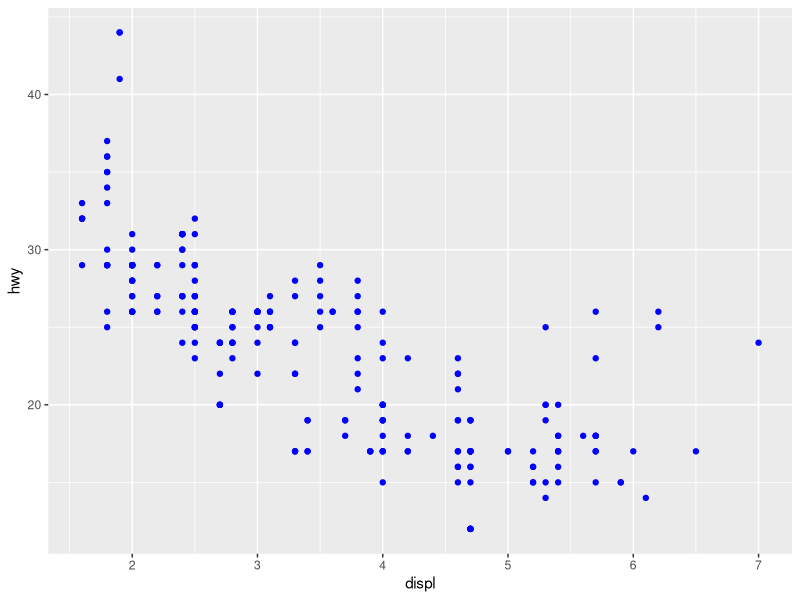
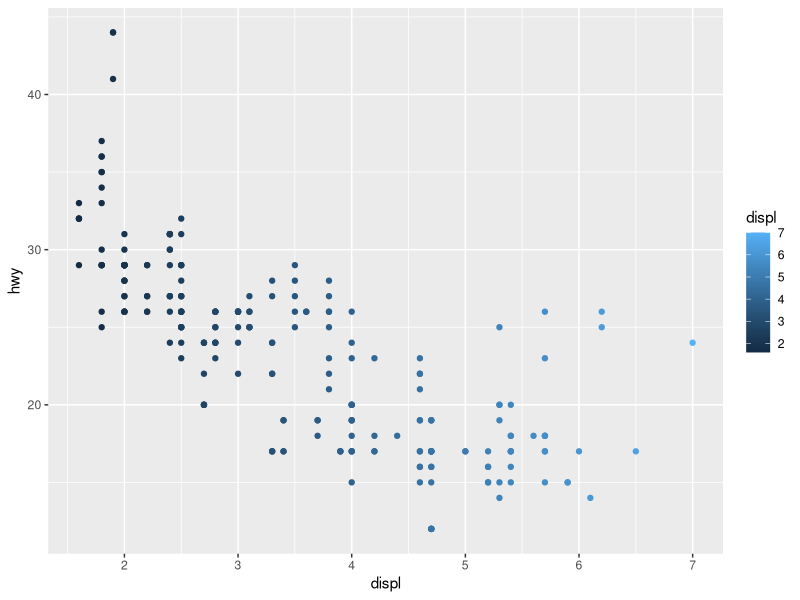
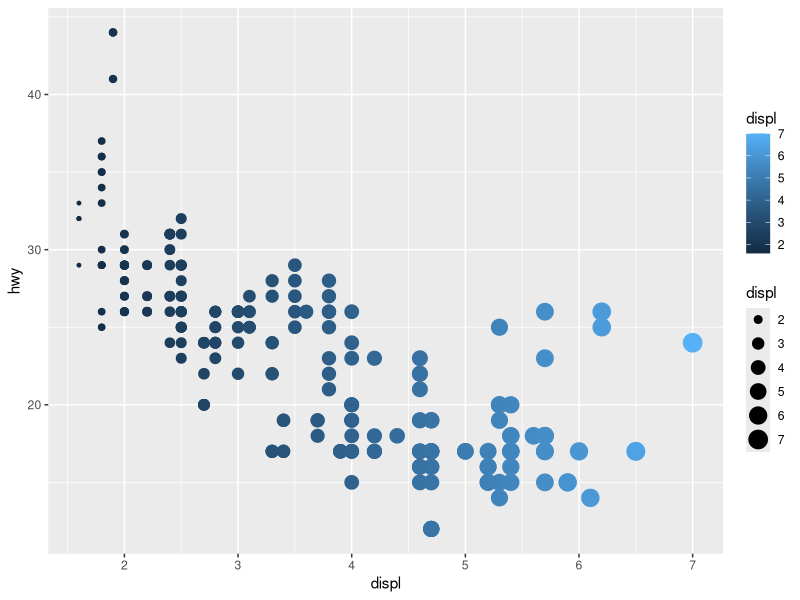
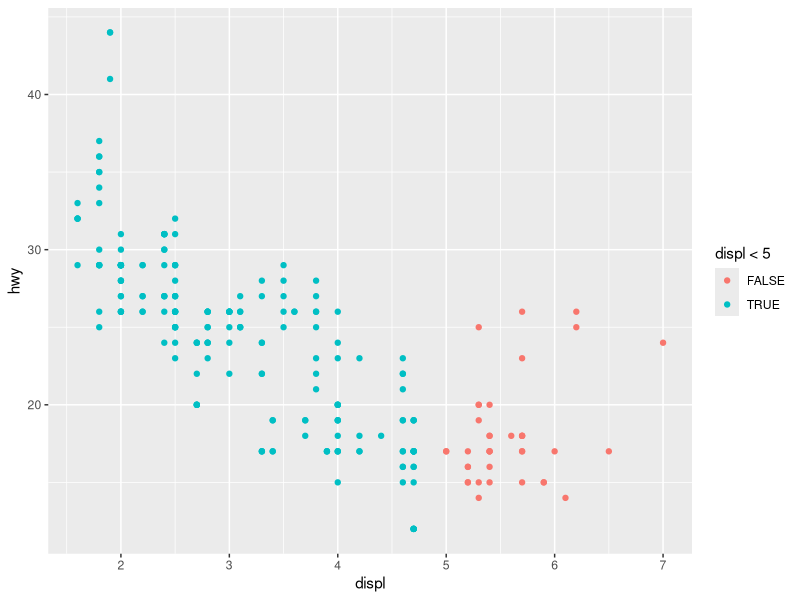
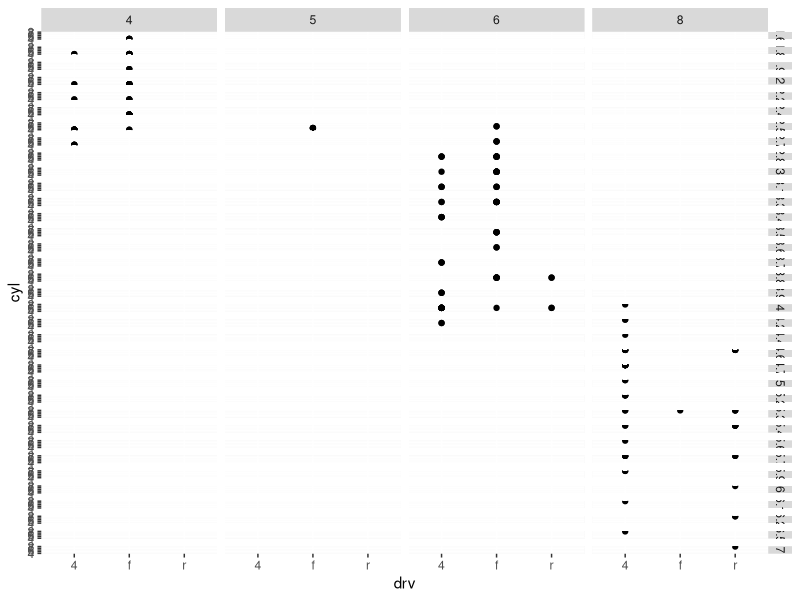
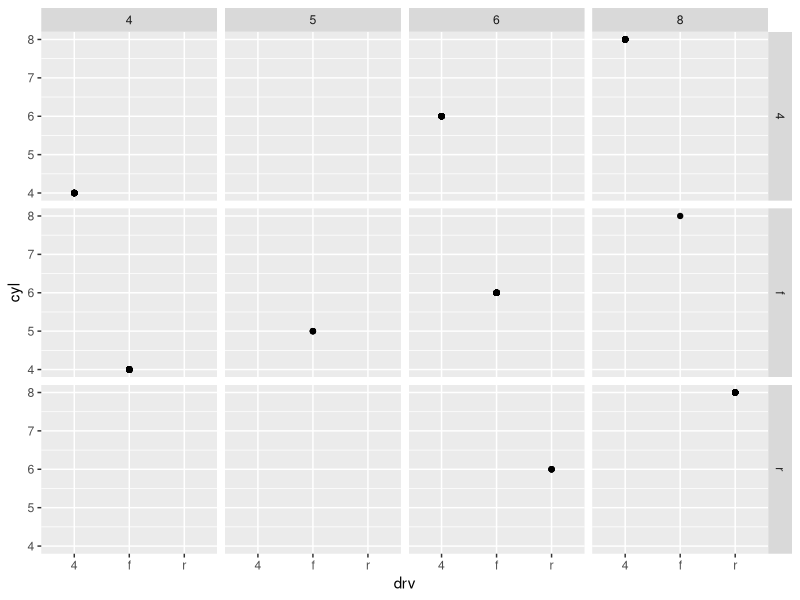
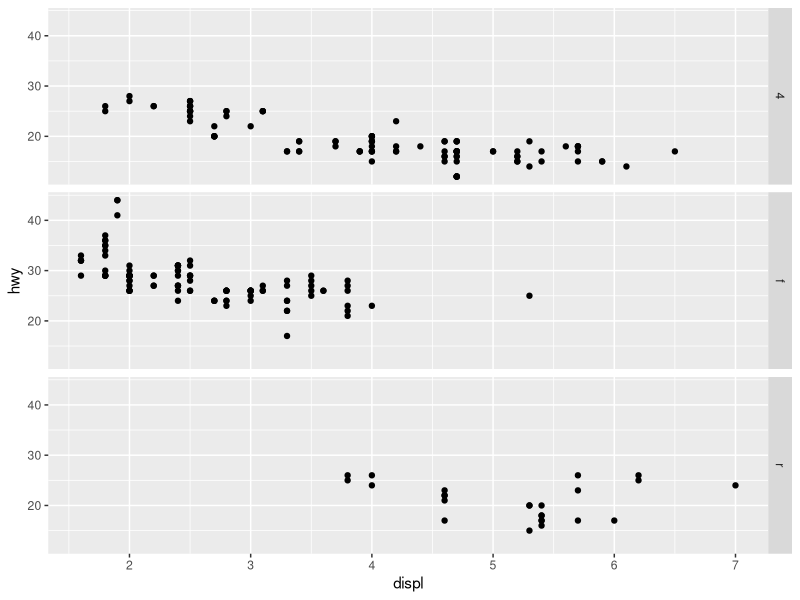
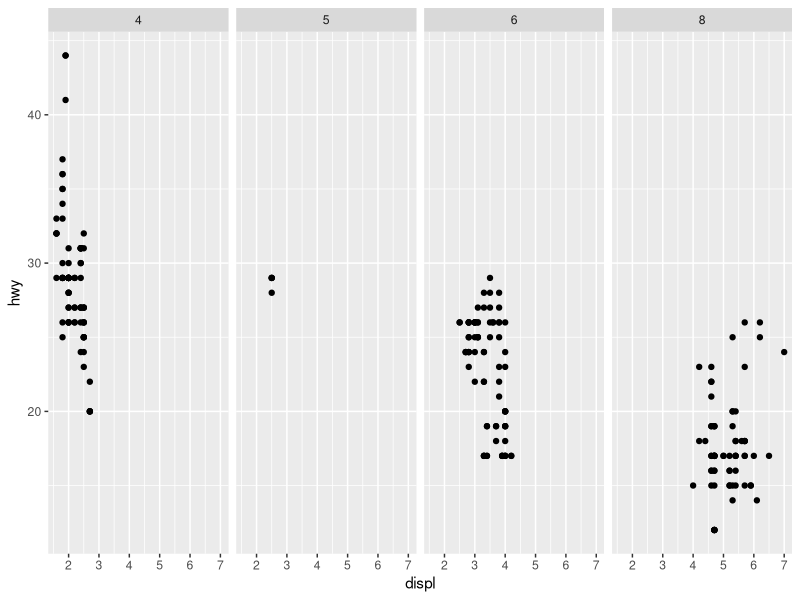

Source code (R) for these figures, in order:
## ---- chunk 1
knitr::opts_chunk$set(echo = TRUE)
## ---- chunk 2
library(ggplot2)
## ---- chunk 3
ggplot(data = mpg) +
  geom_point(
    mapping = aes(x = displ, y = hwy), color = "blue"
  )
## ---- chunk 4
head(mpg)
## ---- chunk 5
ggplot(data = mpg) +
  geom_point(
    mapping = aes(x = displ, y = hwy, color = displ)
  )
## ---- chunk 6
ggplot(data = mpg) +
  geom_point(
    mapping = aes(x = displ, y = hwy, color = displ, size = displ)
  )
## ---- chunk 7
?geom_point
vignette("ggplot2-specs")
## ---- chunk 8
ggplot(data = mpg) +
  geom_point(
    mapping = aes(x = displ, y = hwy, color = displ < 5)
  )
## ---- chunk 9
ggplot(data = mpg) +
  geom_point(mapping = aes(x = drv, y = cyl)) +
  facet_grid(displ ~ cyl)
## ---- chunk 10
ggplot(data = mpg) +
  geom_point(mapping = aes(x = drv, y = cyl)) +
  facet_grid(drv ~ cyl)
## ---- chunk 11
ggplot(data = mpg) +
  geom_point(mapping = aes(x = displ, y = hwy)) +
  facet_grid(drv ~ .)
## ---- chunk 12
ggplot(data = mpg) +
  geom_point(mapping = aes(x = displ, y = hwy)) +
  facet_grid(. ~ cyl)
## ---- chunk 13
ggplot(data = mpg) +
  geom_point(mapping = aes(x = displ, y = hwy)) +
  facet_wrap(~ class, nrow = 2)
## ---- chunk 14
ggplot(data = mpg,
       mapping = aes(x = displ, y = hwy, color = drv)
       ) +
  geom_point() +
  geom_smooth(se = FALSE)
## ---- chunk 15
ggplot(data = mpg, mapping = aes(x = displ, y = hwy)) + 
  geom_point() + 
  geom_smooth()
## ---- chunk 16
ggplot() + 
  geom_point(data = mpg, mapping = aes(x = displ, y = hwy)) + 
  geom_smooth(data = mpg, mapping = aes(x = displ, y = hwy))
## ---- chunk 17
ggplot(data = mpg, mapping = aes(x = displ, y = hwy)) + 
  geom_point() + 
  geom_smooth(se = FALSE)
## ---- chunk 18
ggplot(data = mpg, mapping = aes(x = displ, y = hwy)) + 
  geom_point() + 
  geom_smooth(mapping = aes(group = drv), se = FALSE)
## ---- chunk 19
ggplot(data = mpg, mapping = aes(x = displ, y = hwy)) + 
  geom_point(mapping = aes(color = drv)) + 
  geom_smooth(se = FALSE)
## ---- chunk 20
ggplot(data = mpg, mapping = aes(x = displ, y = hwy)) + 
  geom_point(mapping = aes(color = drv)) + 
  geom_smooth(mapping = aes(linetype = drv), se = FALSE)
## ---- chunk 21
ggplot(data = mpg, mapping = aes(x = displ, y = hwy)) + 
  geom_point(mapping = aes(color = drv))
## ---- chunk 22
ggplot(data = diamonds) + 
  stat_summary(mapping = aes(x = cut, y = depth),
               fun.ymin = min,
               fun.ymax = max,
               fun.y = median)
## ---- chunk 23
ggplot(data = diamonds) + 
  geom_pointrange(mapping = aes(x = cut, y = depth),
                  stat = "summary",
                  fun.ymin = min,
                  fun.ymax = max,
                  fun.y = median)
## ---- chunk 24
ggplot(data = mpg, mapping = aes(x = cty, y = hwy)) + 
  geom_point(position = "jitter")
## ---- chunk 25
ggplot(data = mpg, aes(x = displ, y = hwy, color = drv)) +
  geom_boxplot()
## ---- chunk 26
ggplot(data = diamonds) +
  geom_bar(mapping = aes(x = factor(1), fill = clarity))
## ---- chunk 27
ggplot(data = diamonds) +
  geom_bar(mapping = aes(x = factor(1), fill = clarity)) +
  coord_polar(theta = "y")
## ---- chunk 28
ggplot(data = mpg, mapping = aes(x = cty, y = hwy)) +
  geom_point() +
  geom_abline() +
  coord_fixed()
